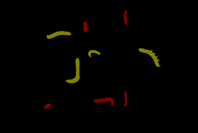
#> input picture 3dpicture_2_2dlabel/origin_mask/01_mask.png, 198 x 133 px, shrunk from 3088 x 2076 before the run; its folder holds 4 pictures in this run
$ python 3dpicture_2_2dlabel.py
#> lines starting #> are read from the running program, lines starting #| are printed output that depends on the picture
import numpy
import cv2
import matplotlib.pyplot as plt
import numpy as np
import os


INPUT_DIR = "origin_mask"
OUTPUT_DIR = "label_output"

files = os.listdir(INPUT_DIR)  # 得到資料夾下的所有檔名稱

for file in files:  # 遍歷資料夾
    if not os.path.isdir(file):  # 判斷是否是資料夾，不是資料夾才開啟

        # 讀原始遮罩檔
        old_mask = cv2.imread(INPUT_DIR+"/"+file)
#> old_mask is the input picture: shape (133, 198, 3); mean B, G, R 0, 1.8, 2.9
        # img = cv2.imread(imgname,-1) ->讀二值圖的話

        # 如果是7個label以內
        # 複製圖片
        new_mask = np . ones((old_mask.shape[0], old_mask.shape[1]),  dtype="uint8")
        # 跑迴圈修改新圖片
        for x in range(old_mask.shape[1]):
            for y in range(old_mask.shape[0]):
                if sum(old_mask[y][x] == ([0, 0, 0])) == 3:
                    # 該點為[0 0 0]
                    new_mask[y][x] = 0
                    pass
                else:
                    point = old_mask[y][x].astype("bool").astype("uint8")
                    label_num = point[0]*4+point[1]*2+point[2]
                    new_mask[y][x] = label_num
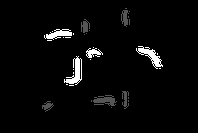
#> new_mask: shape (133, 198); min 0, max 3, mean 0.0985; drawn with min black and max white

        # 存出圖片
        cv2.imwrite(OUTPUT_DIR+"/label_"+file, new_mask)
#> pass 2 of the loop `for file in files:`:
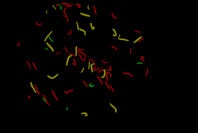
#> input picture 3dpicture_2_2dlabel/origin_mask/02_mask.png, 198 x 133 px, shrunk from 3088 x 2076 before the run
#> old_mask is the input picture: shape (133, 198, 3); mean B, G, R 0, 1.9, 4.3
#> after the loop `for x in range(old_mask.shape[1]):`:
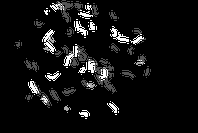
#> new_mask: shape (133, 198); min 0, max 3, mean 0.191; drawn with min black and max white
#> pass 3 of the loop `for file in files:`:
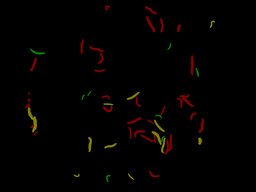
#> input picture 3dpicture_2_2dlabel/origin_mask/03_mask.png, 256 x 192 px, shrunk from 4000 x 3000 before the run
#> old_mask is the input picture: shape (192, 256, 3); mean B, G, R 0, 1.2, 3.1
#> after the loop `for x in range(old_mask.shape[1]):`:
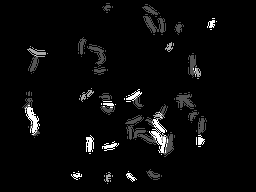
#> new_mask: shape (192, 256); min 0, max 3, mean 0.109; drawn with min black and max white
#> the loop made 4 passes; the first 3 are shown
